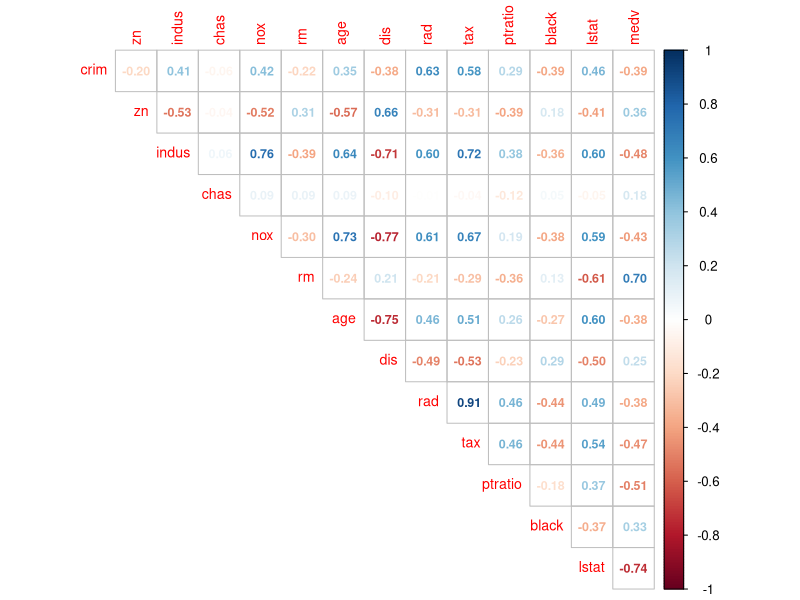
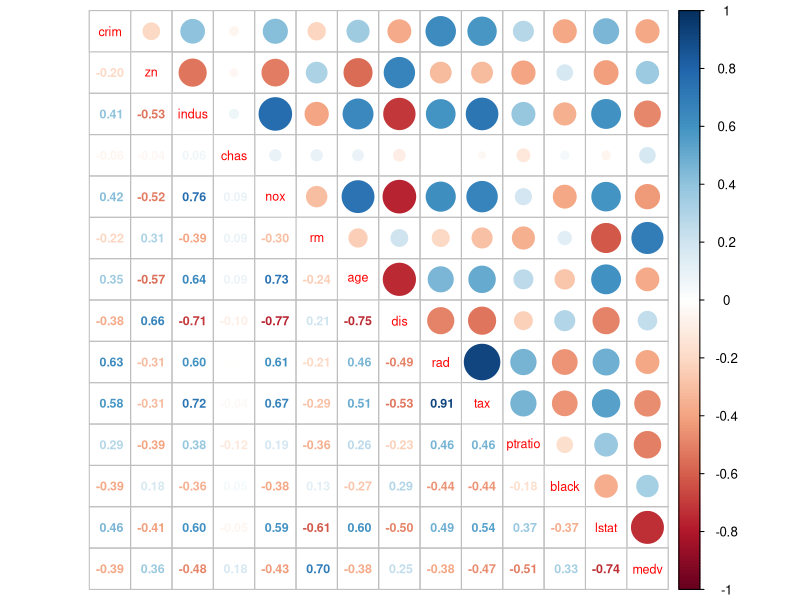
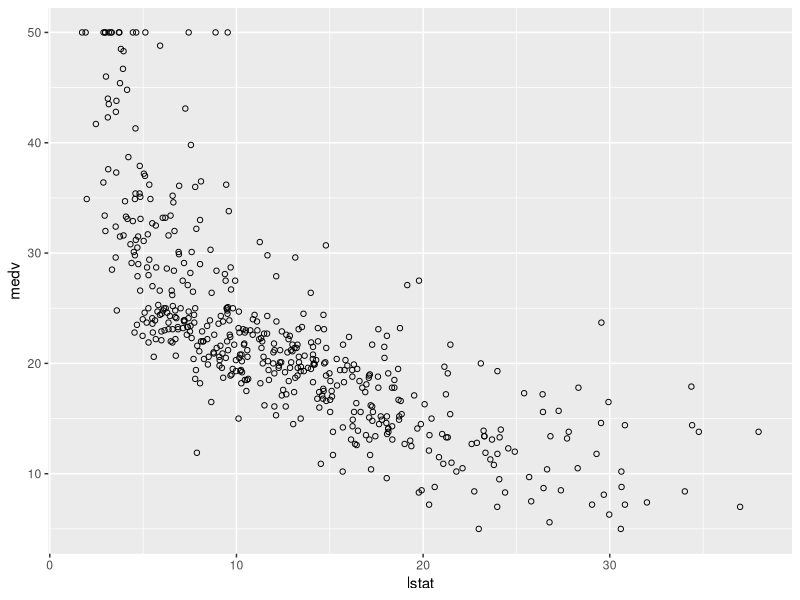
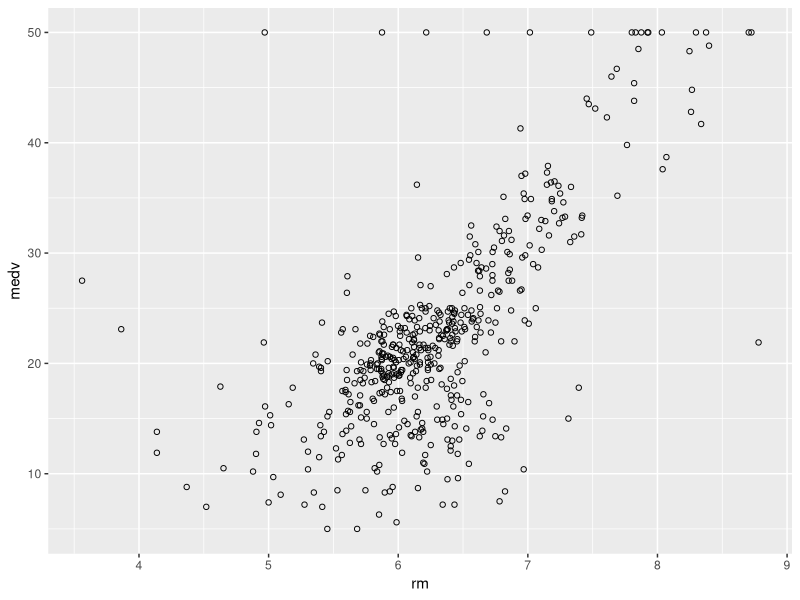
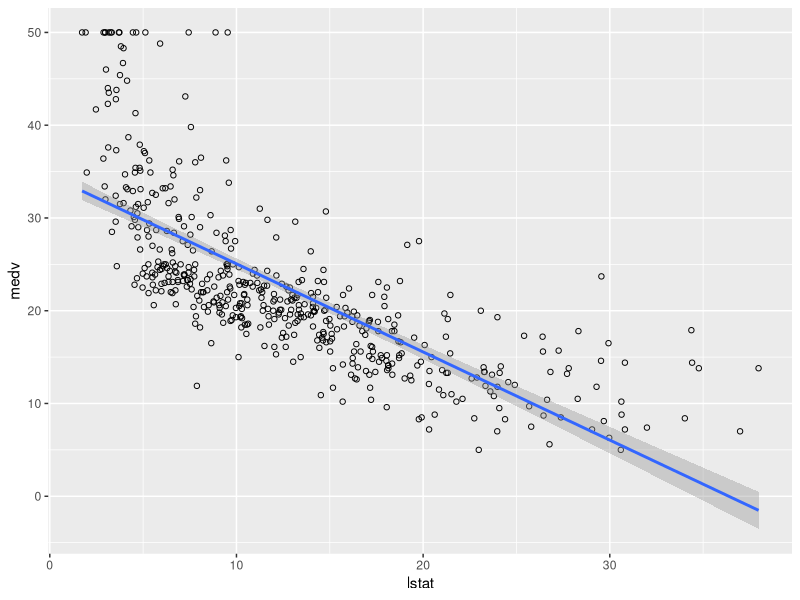
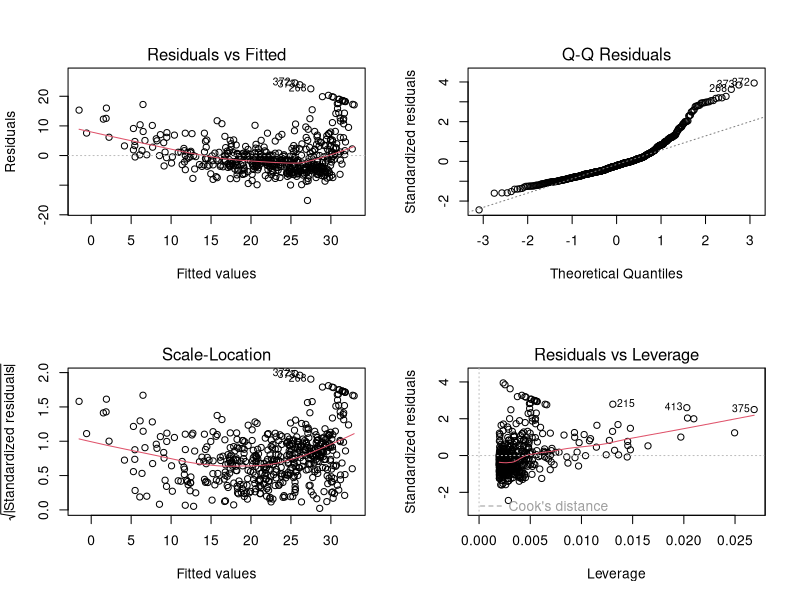
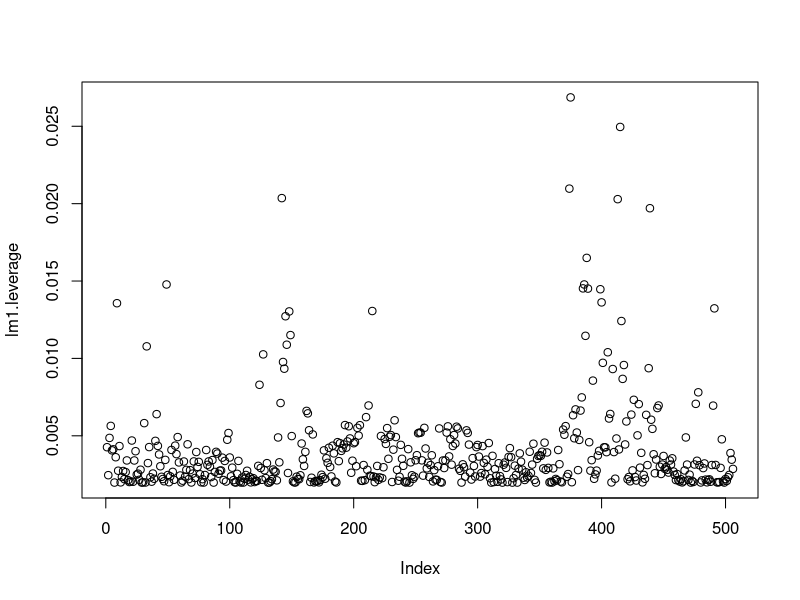
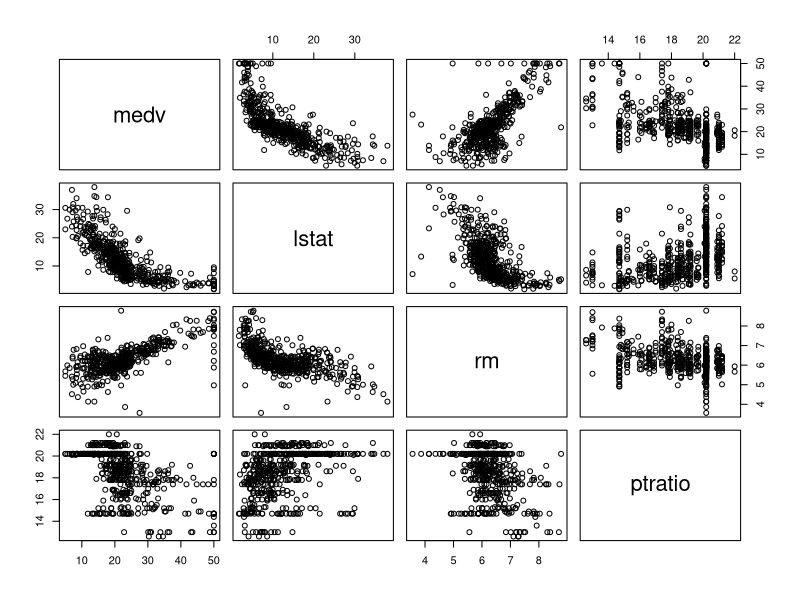

These figures' R source, in order:
##########################
# Linear Regression
##########################

# load MASS, corrplot and ggplot2
library(MASS)
#install.packages('corrplot')
library(corrplot)
library(ggplot2)

# examine the structure of the Boston dataset
str(Boston)

# bring out the docs for the dataset 
?Boston

# compute the correlation matrix
corr.matrix <- cor(Boston)

# one option for plotting correlations: using colors to represent the extent of correlation
corrplot(corr.matrix, method = "number", type = "upper", diag = FALSE, number.cex=0.75, tl.cex = 0.85)

# another option, with both colors and exact correlation scores
corrplot.mixed(corr.matrix, tl.cex=0.75, number.cex=0.75)

#  plot *lstat* against the response variable
p1 <- ggplot(data = Boston, mapping = aes(x = lstat, y = medv)) +
geom_point(shape = 1)
p1

#  plot *rm* against the response variable
p2 <- ggplot(data = Boston, mapping = aes(x = rm, y = medv)) +
geom_point(shape = 1)
p2

##########################
# Simple Linear Regression
##########################

# build an lm model with a formula: medv ~ lstat 
lm1 <- lm(medv ~ lstat, data = Boston)

# print the model summary
summary(lm1)

# print all attributes stored in the fitted model 
names(lm1)

# print the coefficients
lm1$coefficients

# print the coefficients with the coef() f.
coef(lm1)

# compute the RSS
lm1_rss <- sum(lm1$residuals^2)
lm1_rss

# compute 95% confidence interval
confint(lm1, level = 0.95)

##########################
## Making predictions
##########################

# create a test data frame containing only lstat variable and three observations: 5, 10, 15
df.test <- data.frame(lstat=c(5, 10, 15))

# calculate the predictions with the fitted model over the test data
predict(lm1, newdata = df.test)

# calculate the predictions with the fitted model over the test data, including the confidence interval
predict(lm1, newdata = df.test, interval = "confidence")

# calculate the predictions with the fitted model over the test data, including the prediction interval
predict(lm1, newdata = df.test, interval = "predict")

# plot the data points and the regression line
ggplot(data = Boston, mapping = aes(x = lstat, y = medv)) +
  geom_point(shape = 1) +
  geom_smooth(method = "lm")

##########################
## Diagnostic Plots
##########################

# split the plotting area into 4 cells
par(mfrow=c(2,2))

# print the diagnostic plots
plot(lm1)

# reset the plotting area
par(mfrow=c(1,1)) 

# compute the leverage statistic
lm1.leverage <- hatvalues(lm1)
plot(lm1.leverage)

# calculate the number of high leverage points 
n <- nrow(Boston)
p <- 1
cutoff <- 2*(p+1)/n
length(which(lm1.leverage > cutoff))

###############################
## Multiple Linear Regression
###############################

# generate the scatterplots for variables medv, lstat, rm, ptratio
pairs(~medv + lstat + rm + ptratio, data = Boston)

# install.packages('caret')
library(caret)

# assure the replicability of the results by setting the seed 
set.seed(123)

# generate indices of the observations to be selected for the training set
train.indices <- createDataPartition(Boston$medv, p = 0.80, list = FALSE)

# select observations at the positions defined by the train.indices vector
train.boston <- Boston[train.indices,]

# select observations at the positions that are NOT in the train.indices vector
test.boston <- Boston[-train.indices,]

# print the summary of both train and test sets
summary(train.boston$medv)
summary(test.boston$medv)

# build an lm model with a train dataset using the formula: medv ~ lstat + rm + ptratio
lm2 <- lm(medv ~ lstat + rm + ptratio, data = train.boston)

# print the model summary
summary(lm2)

# calculate the predictions with the lm2 model over the test data
lm2.predict <- predict(lm2, newdata = test.boston)

# print out a few predictions
head(lm2.predict)

# combine the test set with the predictions
test.boston.lm2 <- cbind(test.boston, pred = lm2.predict) 

# plot actual (medv) vs. predicted values
ggplot() + 
  geom_density(data = test.boston.lm2, mapping = aes(x=medv, color = 'real')) +
  geom_density(data = test.boston.lm2, mapping = aes(x=pred, color = 'predicted')) +
  scale_colour_discrete(name ="medv distribution")

# calculate RSS
lm2.test.RSS <- sum((lm2.predict - test.boston$medv)^2)

# calculate TSS
lm.test.TSS <- sum((mean(test.boston$medv) - test.boston$medv)^2)

# calculate R-squared on the test data
lm2.test.R2 <- 1 - lm2.test.RSS/lm.test.TSS
lm2.test.R2

# calculate RMSE
lm2.test.RMSE <- sqrt(lm2.test.RSS/nrow(test.boston))
lm2.test.RMSE

# compare medv mean to the RMSE
mean(test.boston$medv)
lm2.test.RMSE/mean(test.boston$medv)

# build an lm model with the training set using all of the variables
lm3 <- lm(medv ~ ., data = train.boston) # note the use of '.' to mean all variables

# print the model summary
summary(lm3)

# calculate the predictions with the lm3 model over the test data
lm3.predict <- predict(lm3, newdata = test.boston)

# print out a few predictions
head(lm3.predict)

# combine the test set with the predictions
test.boston.lm3 <- cbind(test.boston, pred = lm3.predict) 

# plot actual (medv) vs. predicted values
ggplot() + 
  geom_density(data = test.boston.lm3, mapping = aes(x=medv, color = 'real')) +
  geom_density(data = test.boston.lm3, mapping = aes(x=pred, color = 'predicted')) +
  scale_colour_discrete(name ="medv distribution")

# calculate RSS
lm3.test.RSS <- sum((lm3.predict - test.boston$medv)^2)

# calculate R-squared on the test data
lm3.test.R2 <- 1 - lm3.test.RSS/lm.test.TSS
lm3.test.R2

# calculate RMSE
lm3.test.RMSE <- sqrt(lm3.test.RSS/nrow(test.boston))
lm3.test.RMSE

# load the 'car' package
library(car)

# calculate vif
vif(lm3)

# calculate square root of the VIF
sqrt(vif(lm3))
